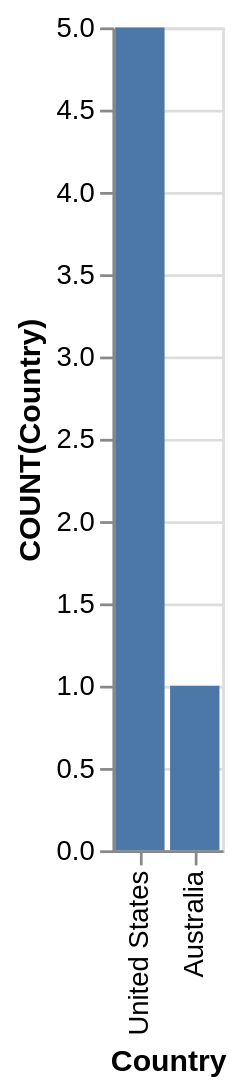

Vega-Lite specification for this chart:
### Vega-Lite specification from a JSON file in a GitHub repository (floating-point values rounded to 4 significant figures)
{"data": {"values": [{"x_data": "Australia", "y_data": 1}, {"x_data": "United States", "y_data": 5}]}, "mark": "bar", "encoding": {"x": {"field": "x_data", "type": "nominal", "title": "Country", "sort": "descending"}, "y": {"field": "y_data", "type": "quantitative", "title": "COUNT(Country)"}}}
